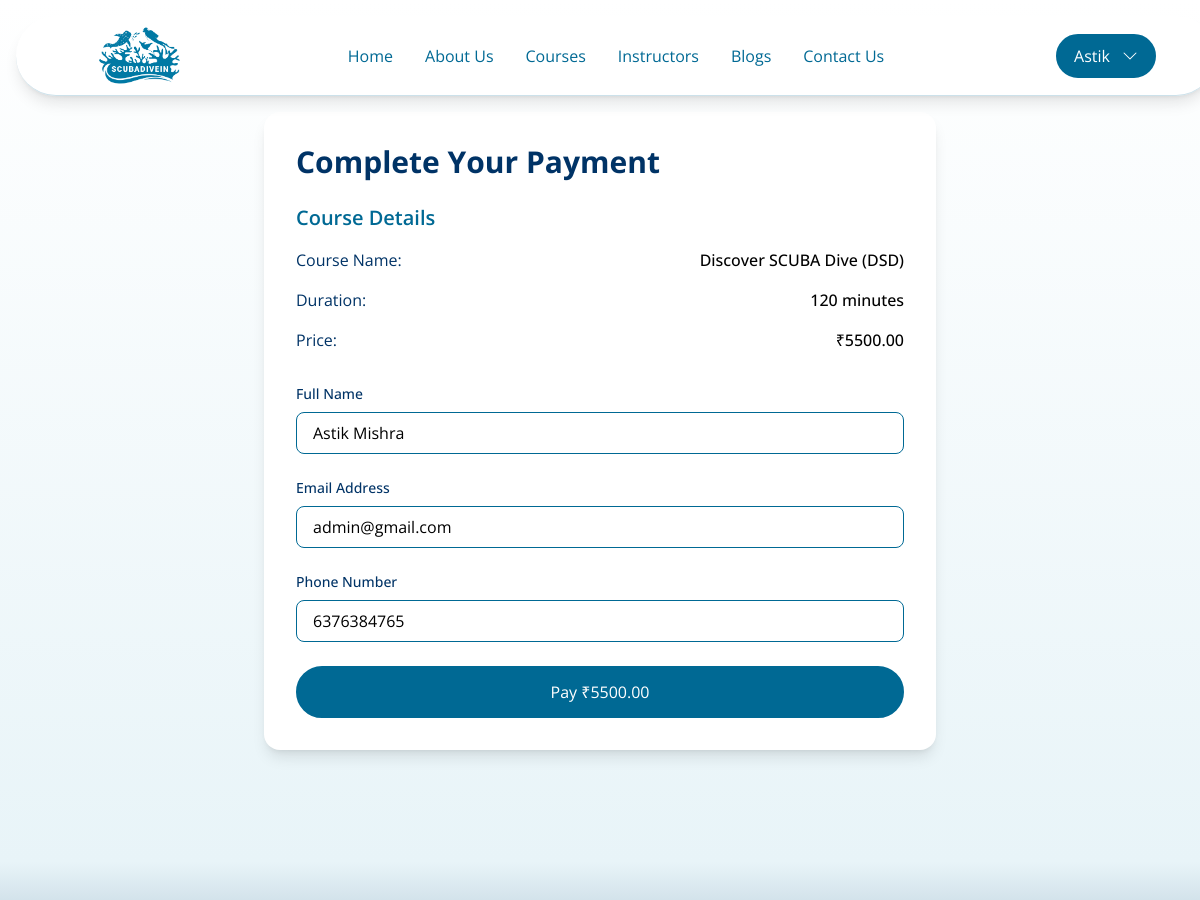
The app's page /payment/initiate/?service_id=2 (signed in, upper part), older data.
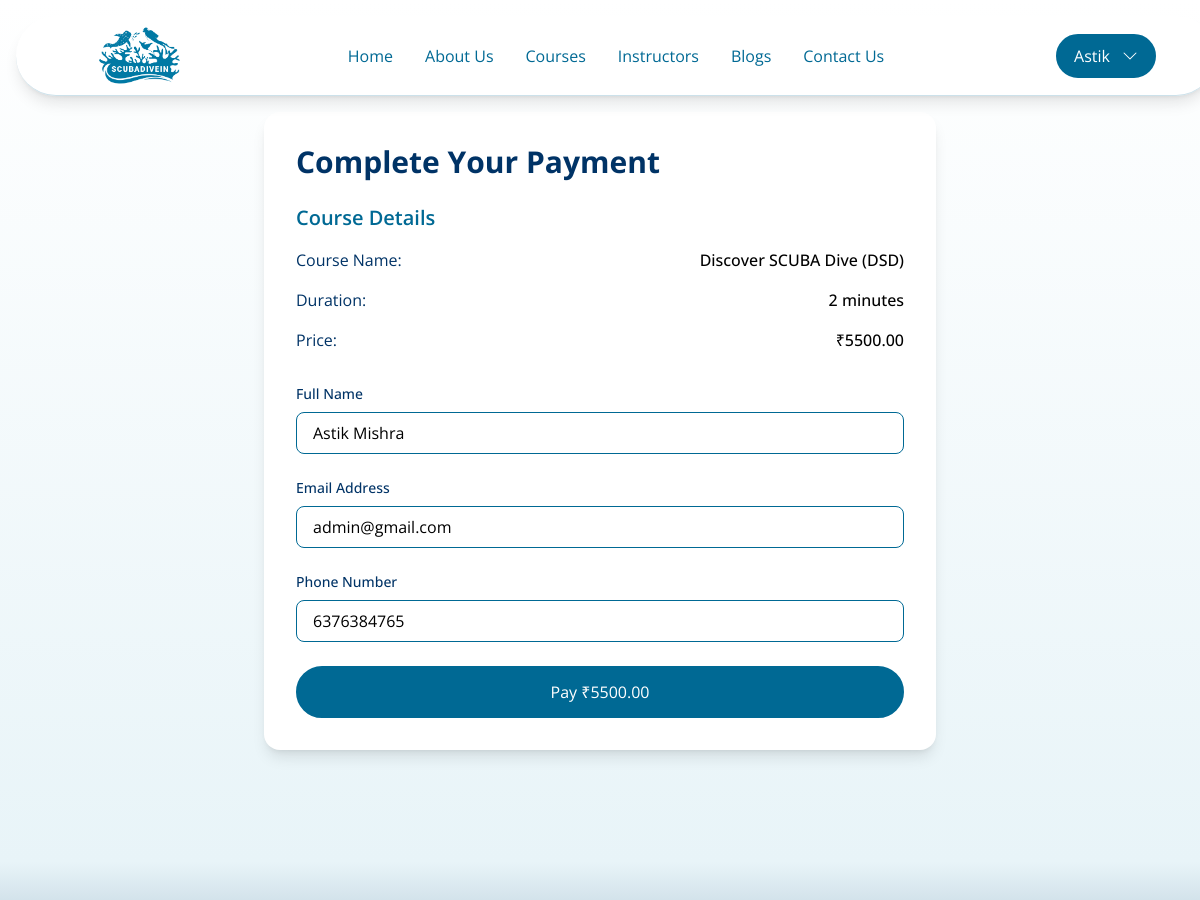
The same page, newer data.
### mainSite/models.py (models this page shows, shortened)
class DivingService(models.Model):
    DIFFICULTY_CHOICES = (
        ('beginner', 'Beginner'),
        ('intermediate', 'Intermediate'),
        ('advanced', 'Advanced'),
    )
    DURATION_UNIT_CHOICES = (
        ('minutes', 'Minutes'),
        ('hours', 'Hours'),
        ('days', 'Days'),
    )
    name = models.CharField(max_length=200, db_index=True)
    slug = models.SlugField(unique=True, db_index=True)
    category = models.ForeignKey(ServiceCategory, on_delete=models.CASCADE, related_name='services')
    short_description = models.CharField(max_length=255)
    description = models.TextField()
    price = models.DecimalField(max_digits=10, decimal_places=2, db_index=True, help_text="Base price or starting price")
    duration = models.PositiveIntegerField(help_text="Base duration value")
    duration_unit = models.CharField(max_length=10, choices=DURATION_UNIT_CHOICES, default='minutes', help_text="Unit for the duration")
    max_participants = models.PositiveIntegerField(help_text="Maximum number of participants", default=4)
    difficulty_level = models.CharField(max_length=20, choices=DIFFICULTY_CHOICES, default='beginner')
    included_items = models.TextField(blank=True, help_text="Base items included in the service, one per line")
    requirements = models.TextField(blank=True, help_text="Base requirements for this service, one per line")
    featured_image = ImageKitField(folder_name='service_images', max_length=500, blank=True, null=True)
    is_featured = models.BooleanField(default=False, db_index=True)
    is_active = models.BooleanField(default=True, db_index=True)
    created_at = models.DateTimeField(auto_now_add=True, db_index=True)
    updated_at = models.DateTimeField(auto_now=True)
    variations = models.JSONField(blank=True, null=True, help_text='Course variations stored as JSON. Format: [{"id": "str", "name": "str", "price": float, "duration": int, "max_participants": int}]')
    class Meta:
        ordering = ['name']
        verbose_name = 'Diving Service'
        verbose_name_plural = 'Diving Services'

### mainSite/views.py (the view, shortened to what this page needs)
# urls.py: path('payment/initiate/', views.initiate_payment, name='initiate_payment'),
@login_required
def initiate_payment(request):
    service_id = request.GET.get('service_id')
    event_id = request.GET.get('event_id')
    variation_id = request.GET.get('variation_id')
    price = request.GET.get('price')  # Get price from URL
    if not service_id and not event_id:
        return redirect('coursesPage')
    if service_id:
        service = get_object_or_404(DivingService, id=service_id, is_active=True)
        variation = None
        already_purchased = has_purchased_course(request.user, service)
        if already_purchased:
            messages.warning(request, f"You have already purchased the '{service.name}' course. Check your booking history.")
            return redirect('booking_history')
        user = request.user
        context = {
            'service': service,
            'variation': variation,
            'booking_type': 'course',
            'user_info': {
                'name': f"{user.first_name} {user.last_name}".strip(),
                'email': user.email,
                'phone': user.profile.phone_number if hasattr(user, 'profile') else '',
            },
            'is_authenticated': True
        }
    return render(request, 'mainSite/initiate_payment.html', context)

### mainSite/utils/imagekit_field.py (called while the page is built)
    def get_internal_type(self):
        return 'CharField'

    def from_db_value(self, value, expression, connection):
        if value is None:
            return value
        return value

### mainSite/views.py (called while the page is built, shortened)
def has_purchased_course(user, service, email=None):
    logger = logging.getLogger(__name__)
    logger.info(f"Checking purchase for service: {service.id} ({service.name})")
    if user and user.is_authenticated:
        logger.info(f"Checking if user {user.username} (ID: {user.id}) has purchased this course")
        user_purchase = RazorpayPayment.objects.filter(
            user=user,
            service=service,
            status='completed'
        ).exists()
        if user_purchase:
            logger.info(f"User {user.username} has already purchased this course")
            return True
        if email and user.email and email.lower() == user.email.lower():
            logger.info(f"User is authenticated with matching email {email}, performing additional checks")
    logger.info(f"No previous purchase found for this user/email and course")
    return False

### templates/mainSite/initiate_payment.html (shortened to what this page needs)
{% extends '../base.html' %}
{% load static %}
{% block content %}
<section class="px-[5%] py-16 md:py-24 lg:py-28 bg-gradient-to-b from-white to-wave">
  <div class="container mx-auto">
    <div class="max-w-2xl mx-auto">
      <div class="bg-white rounded-2xl shadow-lg p-8">
        <h1 class="text-3xl font-bold text-deep-blue mb-6">Complete Your Payment</h1>
        <div class="mb-8">
          <h2 class="text-xl font-semibold text-ocean-blue mb-4">{% if service %}Course Details{% else %}Event Details{% endif %}</h2>
          <div class="space-y-4">
            <div class="flex justify-between">
              <span class="text-deep-blue">{% if service %}Course Name{% else %}Event Name{% endif %}:</span>
              <span class="font-medium">{% if service %}{{ service.name }}{% else %}{{ event.name }}{% endif %}</span>
            </div>
            <div class="flex justify-between">
              <span class="text-deep-blue">Duration:</span>
              <span class="font-medium">{% if service %}{{ service.duration }}{% else %}{{ event.duration }}{% endif %} minutes</span>
            </div>
            <div class="flex justify-between">
              <span class="text-deep-blue">Price:</span>
              <span class="font-medium">₹{% if service %}{% if variation %}{{ variation.price }}{% else %}{{ service.price }}{% endif %}{% else %}{{ event.price }}{% endif %}</span>
            </div>
          </div>
        </div>
        <form id="payment-form" class="space-y-6">
          <div>
            <label for="name" class="block text-sm font-medium text-deep-blue mb-2">Full Name</label>
            <input type="text" id="name" name="name" required
              {% if is_authenticated %}value="{{ user_info.name }}"{% endif %}
              class="w-full px-4 py-2 border border-ocean-blue rounded-lg focus:ring-2 focus:ring-ocean-blue focus:border-transparent">
          </div>
          <div>
            <label for="email" class="block text-sm font-medium text-deep-blue mb-2">Email Address</label>
            <input type="email" id="email" name="email" required
              {% if is_authenticated %}value="{{ user_info.email }}"{% endif %}
              class="w-full px-4 py-2 border border-ocean-blue rounded-lg focus:ring-2 focus:ring-ocean-blue focus:border-transparent">
          </div>
          <div>
            <label for="phone" class="block text-sm font-medium text-deep-blue mb-2">Phone Number</label>
            <input type="tel" id="phone" name="phone" required
              {% if is_authenticated %}value="{{ user_info.phone }}"{% endif %}
              class="w-full px-4 py-2 border border-ocean-blue rounded-lg focus:ring-2 focus:ring-ocean-blue focus:border-transparent">
          </div>
          <button type="submit" id="pay-button"
            class="w-full rounded-full inline-flex gap-3 items-center justify-center whitespace-nowrap transition-all duration-200 ease-in-out disabled:pointer-events-none disabled:opacity-50 focus-visible:outline-none border-2 border-ocean-blue bg-ocean-blue text-white hover:bg-white hover:text-ocean-blue px-6 py-3">
            Pay ₹{% if service %}{% if variation %}{{ variation.price }}{% else %}{{ service.price }}{% endif %}{% else %}{{ event.price }}{% endif %}
          </button>
        </form>
      </div>
    </div>
  </div>
</section>
{% endblock %}

Row changes from the older to the newer data that the page shows:
changed DivingService "Discover SCUBA Dive (DSD)": duration "120" → "2"
